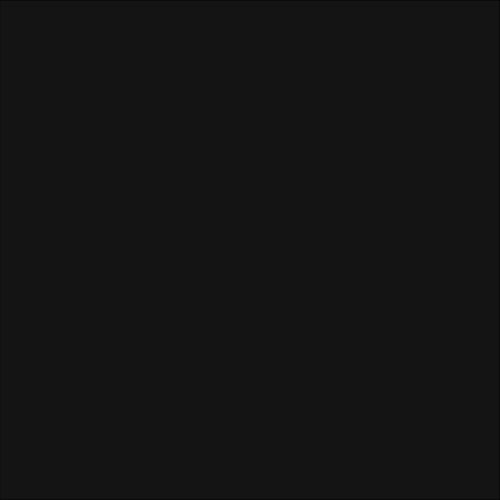
Frame 1 (no input)
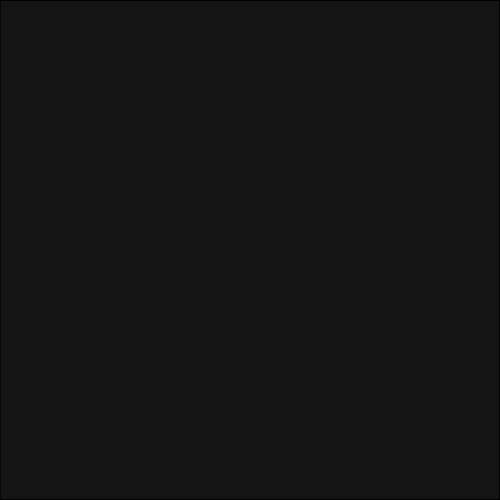
Frame 60 (no input)
Frame 120 (the mouse pressed at the canvas centre since frame 60): identical to frame 60, image omitted

The p5.js sketch that drew these frames (run headless with seeded random() and noise() and a simulated clock; from frame 60 on, the mouse is pressed at the canvas centre):

// p5.js sketch
// ── sketch.js
function setup() {
  createCanvas(500, 500);
  background(20);
}

function draw() {
  // Fade the background slightly each frame to create trails
  fill(20, 15); // Semi-transparent fill for fading effect
  rect(0, 0, width, height);
}

function mouseDragged() {
  var count = int(random(5, 15));
  var r = random(50, 150);
  
  for (var i = 0; i < count; i++) {
    fill(random(100, 255), random(50, 150), random(200, 255), 150); // New color palette with alpha for transparency
    
    // Calculate random offset for each circle
    var offsetX = random(-10, 10);
    var offsetY = random(-10, 10);
    
    // Calculate rotation angle
    var angle = random(TWO_PI);
    
    // Save the current transformation matrix
    push();
    
    // Translate to the mouse position plus the offset
    translate(mouseX + offsetX, mouseY + offsetY);
    
    // Rotate the drawing context
    rotate(angle);
    
    // Draw the circle
    circle(0, 0, r);
    
    // Restore the transformation matrix
    pop();
    
    // Reduce the size of the circle for the trail effect
    r *= 0.8;
  }
}
